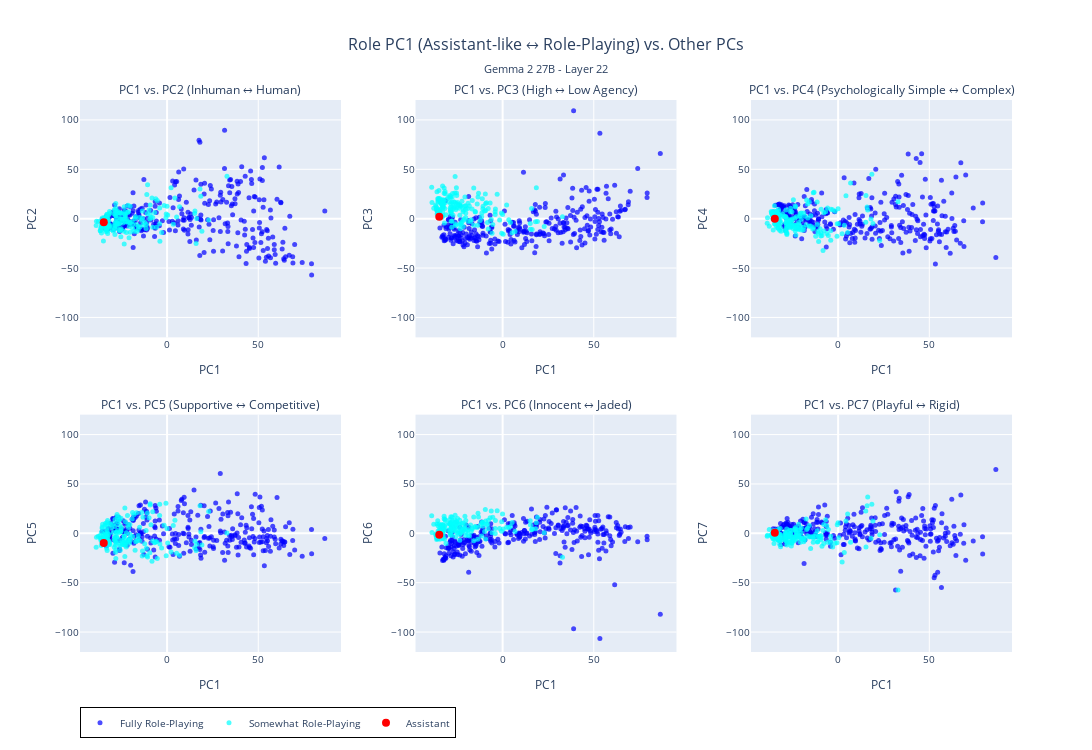

Source (notebook cell):
### Code cell
# plot PC1 value against PC2-7 in a scatter plot with 2x3 subplots

def plot_pc1_vs_others(pca_transformed, asst_projected, role_labels):
    pc_names = ["Assistant-like ↔ Role-Playing", "Inhuman ↔ Human", "High ↔ Low Agency", "Psychologically Simple ↔ Complex", "Supportive ↔ Competitive", "Innocent ↔ Jaded", "Playful ↔ Rigid"]
    # Create subplot structure
    fig = sp.make_subplots(
        rows=2, cols=3,
        subplot_titles=[f'PC1 vs. PC{i+2} ({pc_names[i+1]})' for i in range(6)],
        horizontal_spacing=0.08,
        vertical_spacing=0.14
    )

    fig.update_annotations(font_size=12)


    
    # Separate data by role type
    fully_rp_indices = []
    somewhat_rp_indices = []
    
    for i, label in enumerate(role_labels):
        if "(Fully RP)" in label:
            fully_rp_indices.append(i)
        elif "(Somewhat RP)" in label or "Somewhat RP" in label:
            somewhat_rp_indices.append(i)
        else:
            fully_rp_indices.append(i)  # default
    
    # PC1 values for x-axis
    pc1_values = pca_transformed[:, 0]
    
    # Calculate y-axis range for all PC2-7 to make them consistent
    y_values_all = pca_transformed[:, 1:7]  # PC2-7
    y_max = np.max(np.abs(y_values_all))
    y_range = [-y_max * 1.1, y_max * 1.1]  # Add 10% padding and make symmetric around 0
    
    # Create scatter plots for PC2-7 vs PC1
    for i in range(6):  # PC2 to PC7
        pc_idx = i + 1  # PC2 starts at index 1
        row = (i // 3) + 1
        col = (i % 3) + 1
        
        pc_values = pca_transformed[:, pc_idx]
        
        # Add Fully Role-Playing points
        if fully_rp_indices:
            fully_rp_hover = [role_labels[idx] for idx in fully_rp_indices]
            fig.add_trace(
                go.Scatter(
                    x=pc1_values[fully_rp_indices],
                    y=pc_values[fully_rp_indices],
                    mode='markers',
                    marker=dict(
                        color='blue',
                        size=5,
                        opacity=0.7
                    ),
                    text=fully_rp_hover,
                    hovertemplate='<b>%{text}</b><br>PC1: %{x:.3f}<br>PC' + str(pc_idx + 1) + ': %{y:.3f}<extra></extra>',
                    showlegend=True if i == 0 else False,  # Only show legend for first subplot
                    legendgroup="fully_rp",
                    name="Fully Role-Playing"
                ),
                row=row, col=col
            )
        
        # Add Somewhat Role-Playing points
        if somewhat_rp_indices:
            somewhat_rp_hover = [role_labels[idx] for idx in somewhat_rp_indices]
            fig.add_trace(
                go.Scatter(
                    x=pc1_values[somewhat_rp_indices],
                    y=pc_values[somewhat_rp_indices],
                    mode='markers',
                    marker=dict(
                        color='cyan',
                        size=5,
                        opacity=0.7
                    ),
                    text=somewhat_rp_hover,
                    hovertemplate='<b>%{text}</b><br>PC1: %{x:.3f}<br>PC' + str(pc_idx + 1) + ': %{y:.3f}<extra></extra>',
                    showlegend=True if i == 0 else False,  # Only show legend for first subplot
                    legendgroup="somewhat_rp",
                    name="Somewhat Role-Playing"
                ),
                row=row, col=col
            )
        
        # Add Assistant projection point
        fig.add_trace(
            go.Scatter(
                x=[asst_projected[0, 0]],  # PC1 value for assistant
                y=[asst_projected[0, pc_idx]],  # PC value for assistant
                mode='markers',
                marker=dict(
                    color='red',
                    size=8,
                    opacity=1.0
                ),
                hovertemplate='<b>Assistant</b><br>PC1: %{x:.3f}<br>PC' + str(pc_idx + 1) + ': %{y:.3f}<extra></extra>',
                showlegend=True if i == 0 else False,  # Only show legend for first subplot
                legendgroup="assistant",
                name="Assistant"
            ),
            row=row, col=col
        )
    
    # Update layout
    fig.update_layout(
        title=dict(
            text="Role PC1 (Assistant-like ↔ Role-Playing) vs. Other PCs",
            subtitle={
                "text": "Gemma 2 27B - Layer 22"
            },
            x=0.5,
            font=dict(size=16)
        ),
        height=750,
        width=1200,
        font=dict(size=10),
        legend=dict(
            x=0,
            y=-0.1,
            orientation="h",
            bgcolor="rgba(255,255,255,0.8)",
            bordercolor="black",
            borderwidth=1
        )
    )

    # Update axis labels and y-axis ranges for all subplots
    for i in range(6):
        row = (i // 3) + 1
        col = (i % 3) + 1
        fig.update_xaxes(title_text="PC1", row=row, col=col)
        fig.update_yaxes(title_text=f"PC{i+2}", range=y_range, row=row, col=col)
    
    return fig

# Create and display the plot
fig = plot_pc1_vs_others(pca_transformed, asst_projected, role_labels)
fig.write_html(f"{output_dir}/pc1_vs_others.html")
fig.show()

### Figure 1 — Plotly figure (JSON) as saved in the notebook; plotly's stock layout.template omitted (floating-point values rounded to 4 significant figures; data arrays with more than 128 entries replaced by an {"elided": "..."} marker saying what was removed)
{"data": [{"hovertemplate": "<b>%{text}</b><br>PC1: %{x:.3f}<br>PC2: %{y:.3f}<extra></extra>", "legendgroup": "fully_rp", "marker": {"color": "blue", "opacity": 0.7, "size": 5}, "mode": "markers", "name": "Fully Role-Playing", "showlegend": true, "text": {"elided": "275 str values"}, "type": "scatter", "x": {"elided": "275 float values"}, "xaxis": "x", "y": {"elided": "275 float values"}, "yaxis": "y"}, {"hovertemplate": "<b>%{text}</b><br>PC1: %{x:.3f}<br>PC2: %{y:.3f}<extra></extra>", "legendgroup": "somewhat_rp", "marker": {"color": "cyan", "opacity": 0.7, "size": 5}, "mode": "markers", "name": "Somewhat Role-Playing", "showlegend": true, "text": {"elided": "173 str values"}, "type": "scatter", "x": {"elided": "173 float values"}, "xaxis": "x", "y": {"elided": "173 float values"}, "yaxis": "y"}, {"hovertemplate": "<b>Assistant</b><br>PC1: %{x:.3f}<br>PC2: %{y:.3f}<extra></extra>", "legendgroup": "assistant", "marker": {"color": "red", "opacity": 1, "size": 8}, "mode": "markers", "name": "Assistant", "showlegend": true, "type": "scatter", "x": [-34.72], "xaxis": "x", "y": [-3.729], "yaxis": "y"}, {"hovertemplate": "<b>%{text}</b><br>PC1: %{x:.3f}<br>PC3: %{y:.3f}<extra></extra>", "legendgroup": "fully_rp", "marker": {"color": "blue", "opacity": 0.7, "size": 5}, "mode": "markers", "name": "Fully Role-Playing", "showlegend": false, "text": {"elided": "275 str values"}, "type": "scatter", "x": {"elided": "275 float values"}, "xaxis": "x2", "y": {"elided": "275 float values"}, "yaxis": "y2"}, {"hovertemplate": "<b>%{text}</b><br>PC1: %{x:.3f}<br>PC3: %{y:.3f}<extra></extra>", "legendgroup": "somewhat_rp", "marker": {"color": "cyan", "opacity": 0.7, "size": 5}, "mode": "markers", "name": "Somewhat Role-Playing", "showlegend": false, "text": {"elided": "173 str values"}, "type": "scatter", "x": {"elided": "173 float values"}, "xaxis": "x2", "y": {"elided": "173 float values"}, "yaxis": "y2"}, {"hovertemplate": "<b>Assistant</b><br>PC1: %{x:.3f}<br>PC3: %{y:.3f}<extra></extra>", "legendgroup": "assistant", "marker": {"color": "red", "opacity": 1, "size": 8}, "mode": "markers", "name": "Assistant", "showlegend": false, "type": "scatter", "x": [-34.72], "xaxis": "x2", "y": [1.94], "yaxis": "y2"}, {"hovertemplate": "<b>%{text}</b><br>PC1: %{x:.3f}<br>PC4: %{y:.3f}<extra></extra>", "legendgroup": "fully_rp", "marker": {"color": "blue", "opacity": 0.7, "size": 5}, "mode": "markers", "name": "Fully Role-Playing", "showlegend": false, "text": {"elided": "275 str values"}, "type": "scatter", "x": {"elided": "275 float values"}, "xaxis": "x3", "y": {"elided": "275 float values"}, "yaxis": "y3"}, {"hovertemplate": "<b>%{text}</b><br>PC1: %{x:.3f}<br>PC4: %{y:.3f}<extra></extra>", "legendgroup": "somewhat_rp", "marker": {"color": "cyan", "opacity": 0.7, "size": 5}, "mode": "markers", "name": "Somewhat Role-Playing", "showlegend": false, "text": {"elided": "173 str values"}, "type": "scatter", "x": {"elided": "173 float values"}, "xaxis": "x3", "y": {"elided": "173 float values"}, "yaxis": "y3"}, {"hovertemplate": "<b>Assistant</b><br>PC1: %{x:.3f}<br>PC4: %{y:.3f}<extra></extra>", "legendgroup": "assistant", "marker": {"color": "red", "opacity": 1, "size": 8}, "mode": "markers", "name": "Assistant", "showlegend": false, "type": "scatter", "x": [-34.72], "xaxis": "x3", "y": [-0.138], "yaxis": "y3"}, {"hovertemplate": "<b>%{text}</b><br>PC1: %{x:.3f}<br>PC5: %{y:.3f}<extra></extra>", "legendgroup": "fully_rp", "marker": {"color": "blue", "opacity": 0.7, "size": 5}, "mode": "markers", "name": "Fully Role-Playing", "showlegend": false, "text": {"elided": "275 str values"}, "type": "scatter", "x": {"elided": "275 float values"}, "xaxis": "x4", "y": {"elided": "275 float values"}, "yaxis": "y4"}, {"hovertemplate": "<b>%{text}</b><br>PC1: %{x:.3f}<br>PC5: %{y:.3f}<extra></extra>", "legendgroup": "somewhat_rp", "marker": {"color": "cyan", "opacity": 0.7, "size": 5}, "mode": "markers", "name": "Somewhat Role-Playing", "showlegend": false, "text": {"elided": "173 str values"}, "type": "scatter", "x": {"elided": "173 float values"}, "xaxis": "x4", "y": {"elided": "173 float values"}, "yaxis": "y4"}, {"hovertemplate": "<b>Assistant</b><br>PC1: %{x:.3f}<br>PC5: %{y:.3f}<extra></extra>", "legendgroup": "assistant", "marker": {"color": "red", "opacity": 1, "size": 8}, "mode": "markers", "name": "Assistant", "showlegend": false, "type": "scatter", "x": [-34.72], "xaxis": "x4", "y": [-9.767], "yaxis": "y4"}, {"hovertemplate": "<b>%{text}</b><br>PC1: %{x:.3f}<br>PC6: %{y:.3f}<extra></extra>", "legendgroup": "fully_rp", "marker": {"color": "blue", "opacity": 0.7, "size": 5}, "mode": "markers", "name": "Fully Role-Playing", "showlegend": false, "text": {"elided": "275 str values"}, "type": "scatter", "x": {"elided": "275 float values"}, "xaxis": "x5", "y": {"elided": "275 float values"}, "yaxis": "y5"}, {"hovertemplate": "<b>%{text}</b><br>PC1: %{x:.3f}<br>PC6: %{y:.3f}<extra></extra>", "legendgroup": "somewhat_rp", "marker": {"color": "cyan", "opacity": 0.7, "size": 5}, "mode": "markers", "name": "Somewhat Role-Playing", "showlegend": false, "text": {"elided": "173 str values"}, "type": "scatter", "x": {"elided": "173 float values"}, "xaxis": "x5", "y": {"elided": "173 float values"}, "yaxis": "y5"}, {"hovertemplate": "<b>Assistant</b><br>PC1: %{x:.3f}<br>PC6: %{y:.3f}<extra></extra>", "legendgroup": "assistant", "marker": {"color": "red", "opacity": 1, "size": 8}, "mode": "markers", "name": "Assistant", "showlegend": false, "type": "scatter", "x": [-34.72], "xaxis": "x5", "y": [-1.418], "yaxis": "y5"}, {"hovertemplate": "<b>%{text}</b><br>PC1: %{x:.3f}<br>PC7: %{y:.3f}<extra></extra>", "legendgroup": "fully_rp", "marker": {"color": "blue", "opacity": 0.7, "size": 5}, "mode": "markers", "name": "Fully Role-Playing", "showlegend": false, "text": {"elided": "275 str values"}, "type": "scatter", "x": {"elided": "275 float values"}, "xaxis": "x6", "y": {"elided": "275 float values"}, "yaxis": "y6"}, {"hovertemplate": "<b>%{text}</b><br>PC1: %{x:.3f}<br>PC7: %{y:.3f}<extra></extra>", "legendgroup": "somewhat_rp", "marker": {"color": "cyan", "opacity": 0.7, "size": 5}, "mode": "markers", "name": "Somewhat Role-Playing", "showlegend": false, "text": {"elided": "173 str values"}, "type": "scatter", "x": {"elided": "173 float values"}, "xaxis": "x6", "y": {"elided": "173 float values"}, "yaxis": "y6"}, {"hovertemplate": "<b>Assistant</b><br>PC1: %{x:.3f}<br>PC7: %{y:.3f}<extra></extra>", "legendgroup": "assistant", "marker": {"color": "red", "opacity": 1, "size": 8}, "mode": "markers", "name": "Assistant", "showlegend": false, "type": "scatter", "x": [-34.72], "xaxis": "x6", "y": [0.5587], "yaxis": "y6"}], "layout": {"annotations": [{"font": {"size": 12}, "showarrow": false, "text": "PC1 vs. PC2 (Inhuman ↔ Human)", "x": 0.14, "xanchor": "center", "xref": "paper", "y": 1, "yanchor": "bottom", "yref": "paper"}, {"font": {"size": 12}, "showarrow": false, "text": "PC1 vs. PC3 (High ↔ Low Agency)", "x": 0.5, "xanchor": "center", "xref": "paper", "y": 1, "yanchor": "bottom", "yref": "paper"}, {"font": {"size": 12}, "showarrow": false, "text": "PC1 vs. PC4 (Psychologically Simple ↔ Complex)", "x": 0.86, "xanchor": "center", "xref": "paper", "y": 1, "yanchor": "bottom", "yref": "paper"}, {"font": {"size": 12}, "showarrow": false, "text": "PC1 vs. PC5 (Supportive ↔ Competitive)", "x": 0.14, "xanchor": "center", "xref": "paper", "y": 0.43, "yanchor": "bottom", "yref": "paper"}, {"font": {"size": 12}, "showarrow": false, "text": "PC1 vs. PC6 (Innocent ↔ Jaded)", "x": 0.5, "xanchor": "center", "xref": "paper", "y": 0.43, "yanchor": "bottom", "yref": "paper"}, {"font": {"size": 12}, "showarrow": false, "text": "PC1 vs. PC7 (Playful ↔ Rigid)", "x": 0.86, "xanchor": "center", "xref": "paper", "y": 0.43, "yanchor": "bottom", "yref": "paper"}], "font": {"size": 10}, "height": 750, "legend": {"bgcolor": "rgba(255,255,255,0.8)", "bordercolor": "black", "borderwidth": 1, "orientation": "h", "x": 0, "y": -0.1}, "title": {"font": {"size": 16}, "subtitle": {"text": "Gemma 2 27B - Layer 22"}, "text": "Role PC1 (Assistant-like ↔ Role-Playing) vs. Other PCs", "x": 0.5}, "width": 1200, "xaxis": {"anchor": "y", "domain": [0, 0.28], "title": {"text": "PC1"}}, "xaxis2": {"anchor": "y2", "domain": [0.36, 0.64], "title": {"text": "PC1"}}, "xaxis3": {"anchor": "y3", "domain": [0.72, 1], "title": {"text": "PC1"}}, "xaxis4": {"anchor": "y4", "domain": [0, 0.28], "title": {"text": "PC1"}}, "xaxis5": {"anchor": "y5", "domain": [0.36, 0.64], "title": {"text": "PC1"}}, "xaxis6": {"anchor": "y6", "domain": [0.72, 1], "title": {"text": "PC1"}}, "yaxis": {"anchor": "x", "domain": [0.57, 1], "range": [-120.2, 120.2], "title": {"text": "PC2"}}, "yaxis2": {"anchor": "x2", "domain": [0.57, 1], "range": [-120.2, 120.2], "title": {"text": "PC3"}}, "yaxis3": {"anchor": "x3", "domain": [0.57, 1], "range": [-120.2, 120.2], "title": {"text": "PC4"}}, "yaxis4": {"anchor": "x4", "domain": [0, 0.43], "range": [-120.2, 120.2], "title": {"text": "PC5"}}, "yaxis5": {"anchor": "x5", "domain": [0, 0.43], "range": [-120.2, 120.2], "title": {"text": "PC6"}}, "yaxis6": {"anchor": "x6", "domain": [0, 0.43], "range": [-120.2, 120.2], "title": {"text": "PC7"}}}}
